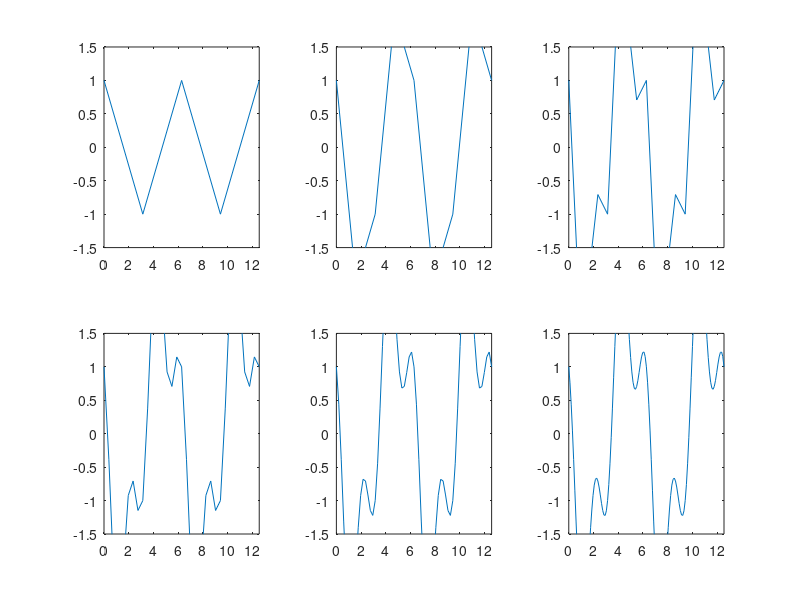
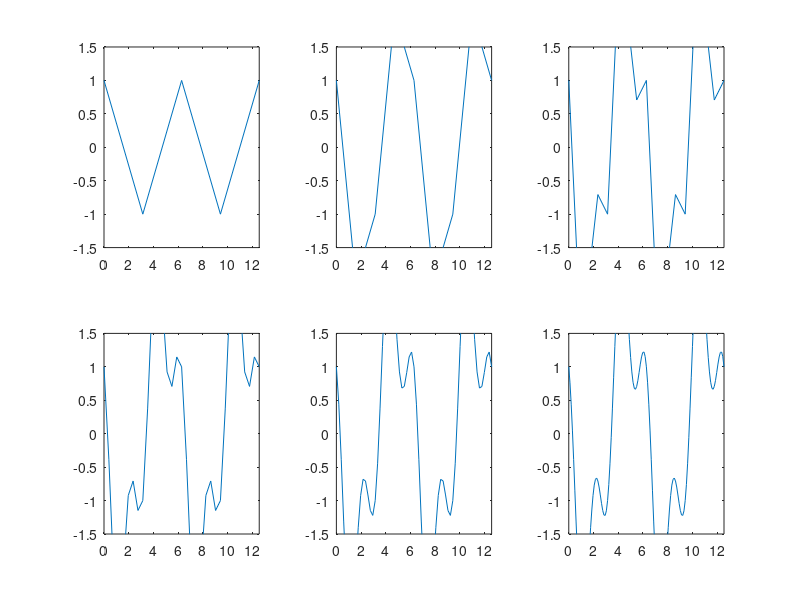
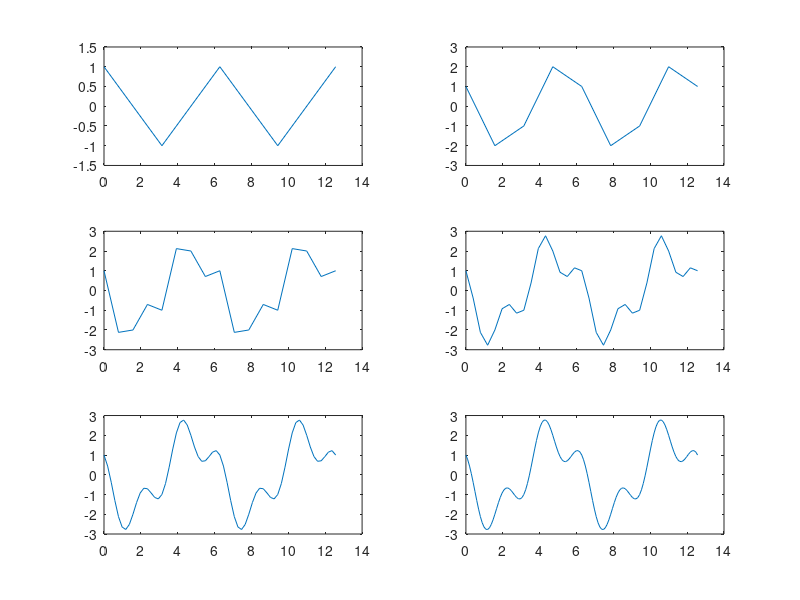

Here is the MATLAB script that generated these plots, in order:
#Tenemos el código:

for k = 1:6
  x = linspace(0, 4*pi, 2^(k+1)+1);
  subplot(2,3,k), plot(x, cos(3*x)-2*sin(x))
  axis([0, 4*pi, -1.5, 1.5])
end

print('segundaGraficaOriginal',"-dpng")

#Para cada k=1,...,6 se generará un intervalo x de 0 a 4*pi, donde x 
#se fraccionará en 2^(k+1)+1 subintervalos. Observar que cuando k aumenta, la gráfica se define mejor.
#Asimismo, con el 'subplot' se crean cinco 'áreas gráficas' (dos #renglones, 3 columnas) y para cada k=1,...,6 se activa, de izquierda #a derecha y de arriba a abajo, el área k donde para esa k se imprime #el gráfico correspondiente.
#De otro lado, el 'axis' "acomoda" en el rango precisado [x1,x2,y1,y2] el gráfico #que se imprime, donde [x1,x2] es el dominio que queremos mientras que [y1,y2] es el codominio.

#¿Qué pasa si ahora tenemos 'subplot(3,2,k)'?

for k = 1:6
  x = linspace(0, 4*pi, 2^(k+1)+1);
  subplot(2,3,k), plot(x, cos(3*x)-2*sin(x))
  axis([0, 4*pi, -1.5, 1.5])
end

print('segundaGraficaSubplot',"-dpng")

#Ocurre exactamente lo mismo sólo que ahora se acomodan las 6 'áreas #gráficas' en tres renglones y dos columnas.

#Finalmente, ¿qué sucede si retiramos el 'axis'?

for k = 1:6
  x = linspace(0, 4*pi, 2^(k+1)+1);
  subplot(3,2,k), plot(x, cos(3*x)-2*sin(x))
end

print('segundaGraficaAxis',"-dpng")

#Las gráficas no se imprimen en un rango 'estándar' sino que el programa 'elige' en qué rango hacerlo respetando el dominio original de x.
